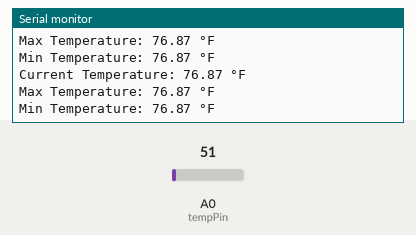
This sketch was run on a simulated Arduino Uno, built with avr-gcc and run on an emulated ATmega328P. On the bench: the last lines printed to the serial monitor. The test bench sets the inputs (shaded band); at power-on: A0 (tempPin) = 51.

Above: at 1.8 s.
1.9 s: A0 (tempPin) set to 61
At 2.9 s:
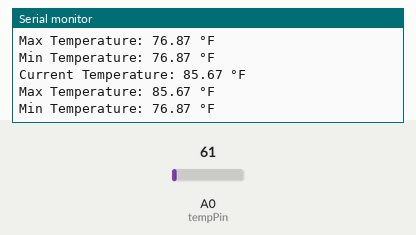
3.4 s: A0 (tempPin) set to 71
At 5.0 s:
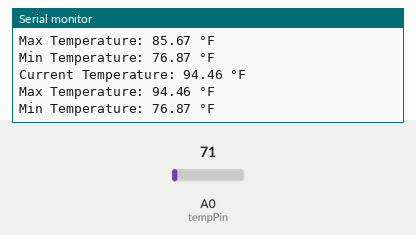
Timing chart, 0 to 6.5 s (numbered marks = the images above; inputs shaded):
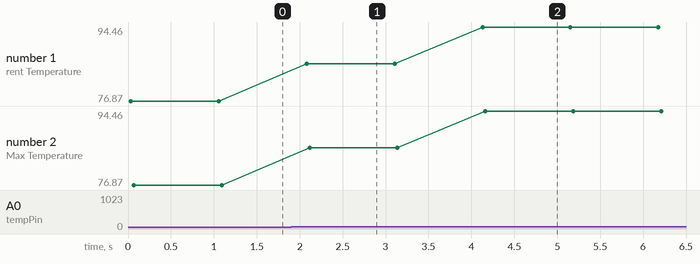

Measured:
- after the input at 1.9 s, the serial monitor: prints a new line after 0.18 s (image 1)
- after the input at 3.4 s, the serial monitor: prints a new line after 0.73 s (image 2)
- plotted number 1: 76.87 → 85.67 after the input at 1.9 s, 85.67 → 94.46 after the input at 3.4 s
- plotted number 2: 76.87 → 85.67 after the input at 1.9 s, 85.67 → 94.46 after the input at 3.4 s

The sketch:

Pract_9.ino
```cpp
const int tempPin = A0; // Pin where the LM35 is connected
float maxTemp = -1000.0; // Initialize to a very low value
float minTemp = 1000.0; // Initialize to a very high value

void setup() {
  Serial.begin(9600); // Initialize serial communication at 9600 bits per second
  Serial.println("Temperature Monitoring Started");
}

void loop() {
  int sensorValue = analogRead(tempPin); // Read the analog value from the sensor
  float voltage = sensorValue * (5.0 / 1023.0); // Convert the analog reading to voltage
  float temperatureC = voltage * 100.0; // Convert the voltage to temperature in Celsius
  float temperatureF = temperatureC * 9.0 / 5.0 + 32.0; // Convert Celsius to Fahrenheit

  // Update max and min temperatures
  if (temperatureF > maxTemp) {
    maxTemp = temperatureF;
  }
  if (temperatureF < minTemp) {
    minTemp = temperatureF;
  }

  // Print the current, max, and min temperatures
  Serial.print("Current Temperature: ");
  Serial.print(temperatureF);
  Serial.println(" °F");
  Serial.print("Max Temperature: ");
  Serial.print(maxTemp);
  Serial.println(" °F");
  Serial.print("Min Temperature: ");
  Serial.print(minTemp);
  Serial.println(" °F");

  delay(1000); // Wait for a second before taking another reading
}
```
